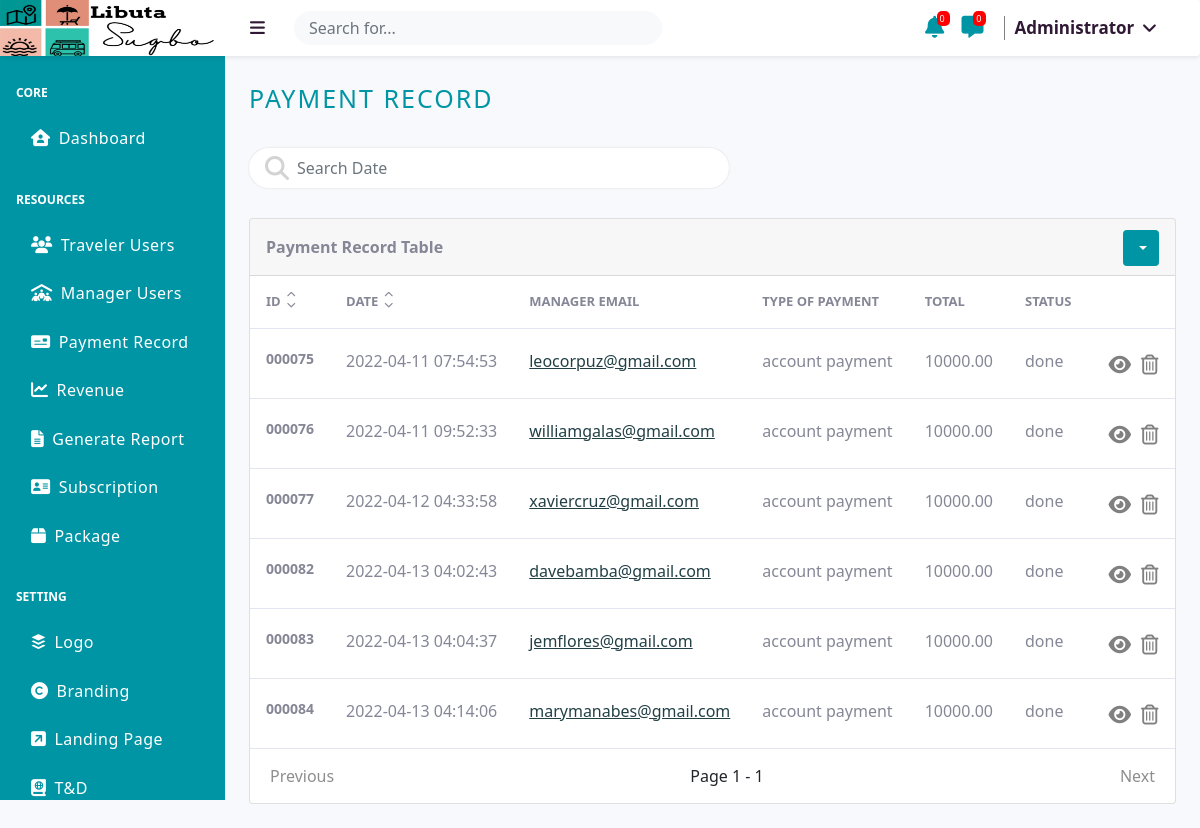
The app's page /src/administrator/payment-record.php?id=asc (signed in) with its own data.
### tables this page shows
CREATE TABLE `logo` (
  `id` int(255) NOT NULL,
  `image` varchar(255) NOT NULL
);

CREATE TABLE `manager_pop` (
  `id` int(255) NOT NULL,
  `img` varchar(255) NOT NULL,
  `price` decimal(10,2) NOT NULL,
  `manager_id` int(255) NOT NULL,
  `type_id` int(255) NOT NULL,
  `type` varchar(255) NOT NULL,
  `date` timestamp NOT NULL DEFAULT current_timestamp(),
  `status` varchar(255) NOT NULL
);

CREATE TABLE `users` (
  `id` int(255) NOT NULL,
  `first_name` varchar(255) NOT NULL,
  `middle_name` varchar(255) NOT NULL,
  `last_name` varchar(255) NOT NULL,
  `email` varchar(255) NOT NULL,
  `phone` varchar(255) NOT NULL,
  `password` varchar(255) NOT NULL,
  `type` varchar(255) NOT NULL,
  `maneger_type` varchar(255) DEFAULT NULL,
  `subcribed_at` timestamp NULL DEFAULT NULL,
  `image` varchar(255) NOT NULL,
  `status` varchar(255) NOT NULL,
  `block_status` varchar(255) NOT NULL
);

### src/administrator/_TABLE_UI/payment-record-main-table.php (the view, shortened to what the rows shown need)
<?php
    $User = new User;
    include '_UI_SORTING_FETCHING/payment-main-fetch.php';
?>
<div class="card mb-4">
    <div class="card-body-table overflowtables">
        <?php if($display>0): ?>
        <table class="tablenew">
            <thead class="hideafter">
                <tr>
                <?php if(isset($_GET['search'])): ?>
                    <th scope="col">
                        <div class="d-flex">
                            <span>ID </span>
                            <div class="sorted-table">
                                <div><a href="?search=<?php echo $_GET['search'] ?>&id=asc"><i class="fas fa-chevron-up"></i></a></div>
                                <div><a href="?search=<?php echo $_GET['search'] ?>&id=desc"><i class="fas fa-chevron-down"></i></a></div>
                            </div>
                        </div>
                    </th>
                    <th scope="col">
                        <div class="d-flex">
                            <span>Date</span>
                            <div class="sorted-table">
                                <div><a href="?search=<?php echo $_GET['search'] ?>&date=asc"><i class="fas fa-chevron-up"></i></a></div>
                                <div><a href="?search=<?php echo $_GET['search'] ?>&date=desc"><i class="fas fa-chevron-down"></i></a></div>
                            </div>
                        </div>
                    </th>
                    <th scope="col">Manager Email</th>
                    <th scope="col">type of payment</th>
                    <th scope="col">Total</th>
                    <th scope="col">Status</th>
                    <th scope="col"></th>
                <?php else: ?>
                    <th scope="col">
                        <div class="d-flex">
                            <span>ID </span>
                            <div class="sorted-table">
                                <div><a href="?id=asc"><i class="fas fa-chevron-up"></i></a></div>
                                <div><a href="?id=desc"><i class="fas fa-chevron-down"></i></a></div>
                            </div>
                        </div>
                    </th>
                    <th scope="col">
                        <div class="d-flex">
                            <span>Date</span>
                            <div class="sorted-table">
                                <div><a href="?date=asc"><i class="fas fa-chevron-up"></i></a></div>
                                <div><a href="?date=desc"><i class="fas fa-chevron-down"></i></a></div>
                            </div>
                        </div>
                    </th>
                    <th scope="col">Manager Email</th>
                    <th scope="col">type of payment</th>
                    <th scope="col">Total</th>
                    <th scope="col">Status</th>
                    <th scope="col"></th>
                <?php endif; ?>
                </tr>
            </thead>
            <tbody class="hideafter">
                <?php foreach ($display as $dis): ?>
                    <tr class="<?php echo $dis['id']; ?>" id="<?php echo $dis['id']; ?>">
                        <td id="idss"><?php echo sprintf('%06d', $dis['id'])?></td>
                        <td data-target="name"><?php echo $dis['date']; ?></td>
                        <?php
                            $manager_id = $dis['manager_id'];
                            $GetUserData = $User->GetUserData($manager_id, $User::USER_TYPE_MANAGER);
                        ?>
                        <td><a href="view/manager-data?manager_id=<?php  echo $GetUserData->id; ?>"><?php echo $GetUserData->email; ?></a></td>
                        <td><?php echo $dis['type']; ?></td>
                        <td><?php echo $dis['price']; ?></td>
                        <td><?php echo $dis['status']; ?></td>
                        <td id="btn">
                            <div class="d-flex">
                                <span class="tip_view_container">
                                    <i class="fa-solid fa-eye btns" id="showinfo" data-id="<?php echo $dis['id']; ?>"></i>
                                </span>
                                <span class="tip_delete_container">
                                    <i class="far fa-trash-alt" id="delete" data-id="<?php echo $dis['id']; ?>"></i>
                                </span>
                            </div>
                        </td>
                    </tr>
                <?php endforeach; ?>
            </tbody>
        </table>
        <?php else: ?>
            <div id="emptyss"><i class="fa-solid fa-table-list"></i><p>No Data</p></div>
        <?php endif; ?>
    </div>
</div>

### src/administrator/_UI/header_1.php (shortened to what the rows shown need)
<?php
$logo = new Logo;
$Getlogo = $logo->Getlogo();
$logoimage = '';
if($Getlogo){
   $logoimage = $Getlogo->image;
}
?>
<a class="navbar-brand display-title-none" href="#">
    <?php if($logoimage): ?>
        <img src="../user/assets/logo/<?php echo $logoimage; ?>" alt="" id="logonav">
    <?php else: ?>
        <p style="margin-left:40px; margin-top:15px;">NO LOGO</p>
    <?php endif; ?>
</a>

### records on screen
logo: image (picture)
manager_pop: id "000075", date "2022-04-11 07:54:53", users.email "leocorpuz@gmail.com", type "account payment", price "10000.00", status "done"
manager_pop: id "000076", date "2022-04-11 09:52:33", users.email "williamgalas@gmail.com", type "account payment", price "10000.00", status "done"
manager_pop: id "000077", date "2022-04-12 04:33:58", users.email "xaviercruz@gmail.com", type "account payment", price "10000.00", status "done"
manager_pop: id "000082", date "2022-04-13 04:02:43", users.email "davebamba@gmail.com", type "account payment", price "10000.00", status "done"
manager_pop: id "000083", date "2022-04-13 04:04:37", users.email "jemflores@gmail.com", type "account payment", price "10000.00", status "done"
manager_pop: id "000084", date "2022-04-13 04:14:06", users.email "marymanabes@gmail.com", type "account payment", price "10000.00", status "done"

### other values on screen
$page "1"
$pages "1"
